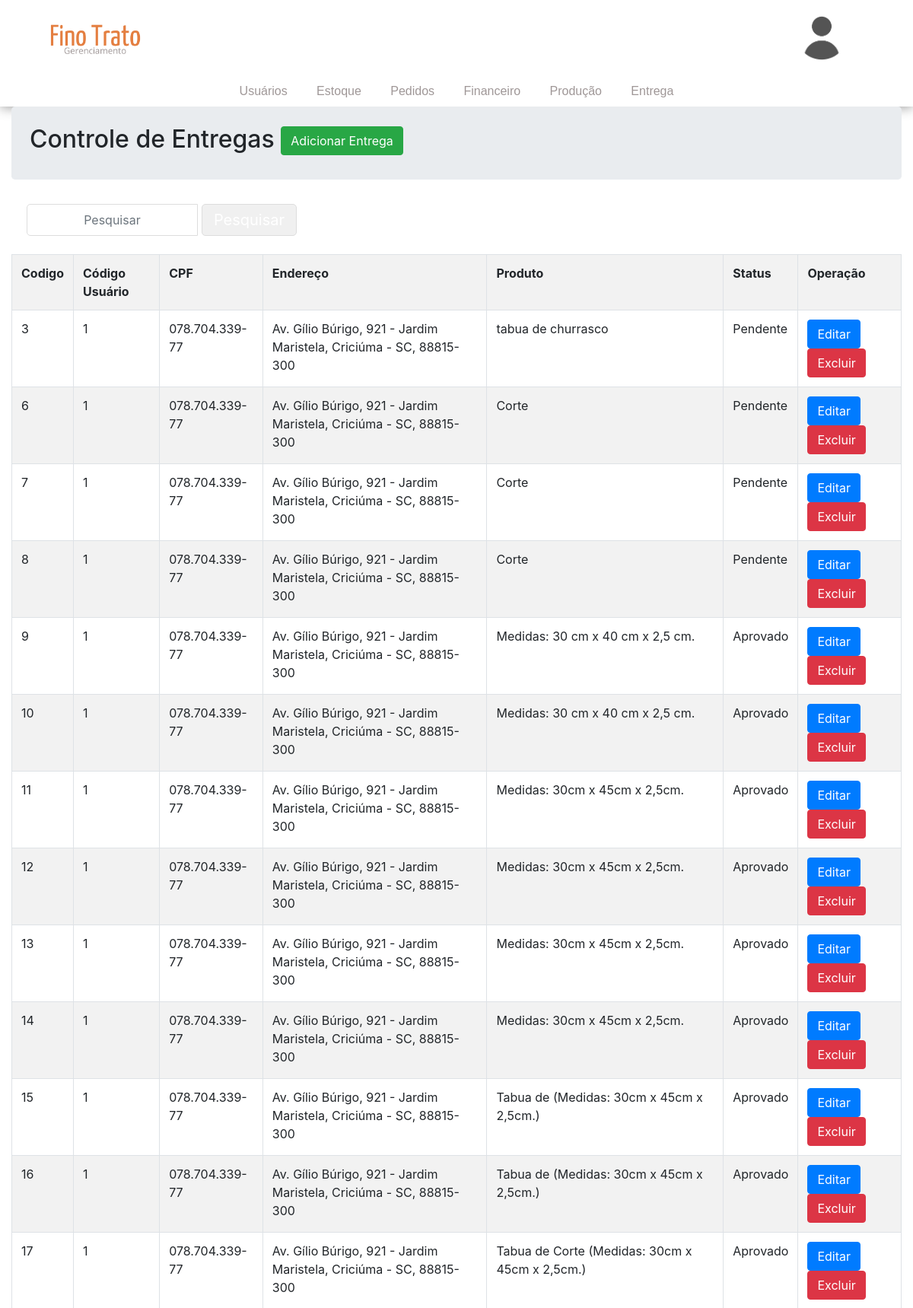
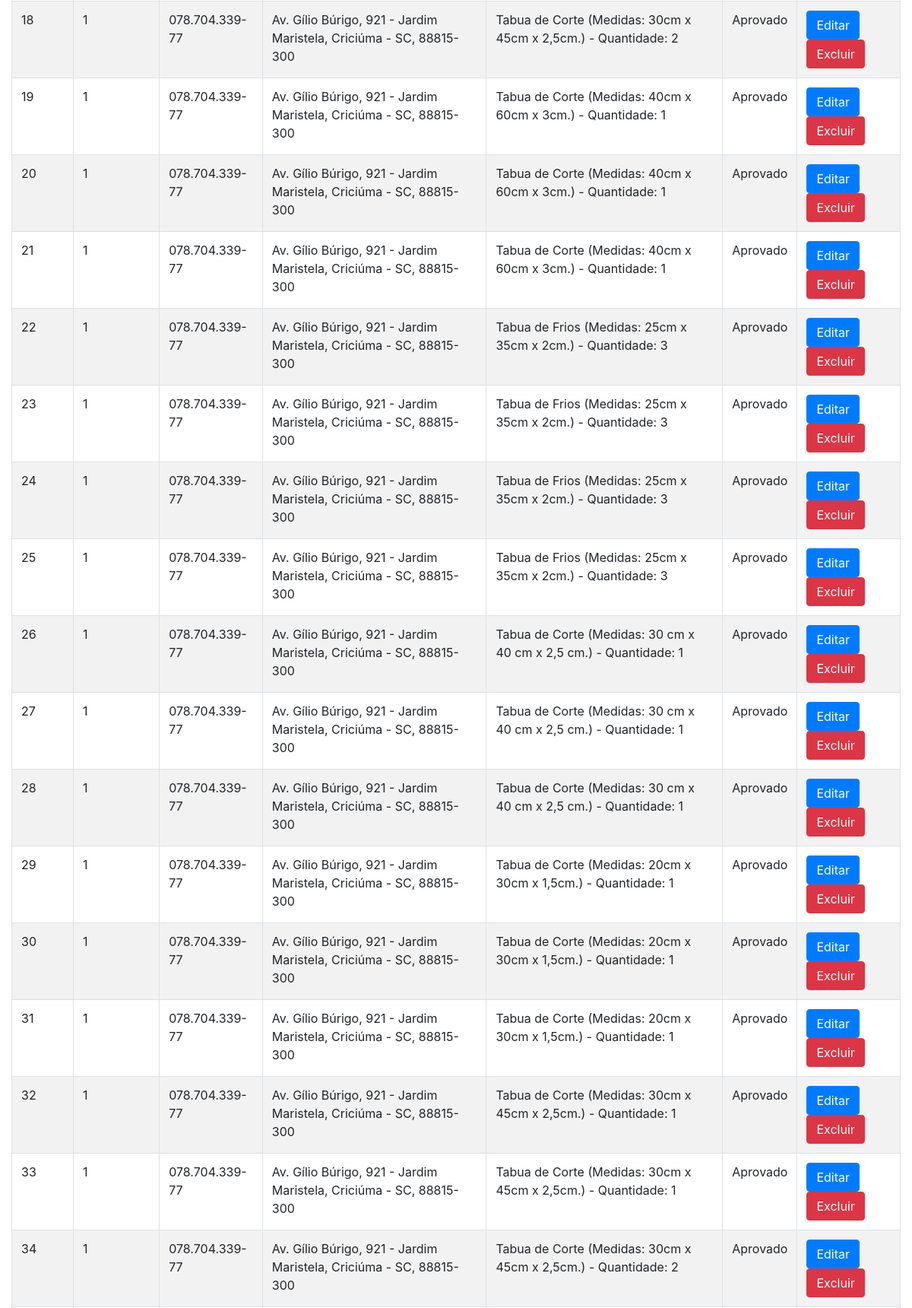
Screenshot of /Fino-Trato/models/entrega.php (signed in, upper part) with the database file from the repository (2 pictures, top to bottom).
### tables this page shows
CREATE TABLE `entrega` (
  `codigo` int(5) NOT NULL,
  `codUsuario` int(5) NOT NULL,
  `cpf` varchar(11) NOT NULL,
  `endereco` varchar(255) NOT NULL,
  `produto` varchar(255) NOT NULL,
  `status` varchar(255) NOT NULL
);

### Fino-Trato/models/entrega.php (the view, shortened to what this page needs)
<?php
$conectar = mysqli_connect('localhost', 'root', '', 'finotrato');
$search = '';
function formatarCPF($cpf)
{
    return preg_replace('/^(\d{3})(\d{3})(\d{3})(\d{2})$/', '$1.$2.$3-$4', $cpf);
}
?>
<!DOCTYPE html>
<html lang="pt-br">
<head>
    <link rel="stylesheet" type="text/css" href="style/style.css">
    <link rel="stylesheet" href="https://maxcdn.bootstrapcdn.com/bootstrap/4.0.0/css/bootstrap.min.css">
</head>
<body>
    <div class="top">
        <div class="topUp">
            <div class="leftTop">
                <div class="logo">
                    <a href="gerencia.php"><img src="img/adm_logo.png" width=150 height=75></a>
                </div>
            </div>
            <div class="middleTop"></div>
            <div class="rightTop">
                <div class="topUserImg">
                    <a href="perfil.php">
                        <img src="<?php echo isset($_SESSION['imagem']) ? $_SESSION['imagem'] : 'img/lightmdUser.png'; ?>" class="rounded-image">
                    </a>
                </div>
            </div>
        </div>
        <div class="topDown">
            <div class="navigation">
                <a href="usuarios.php">Usuários</a>
                <a href="estoque.php">Estoque</a>
                <a href="pedidos.php">Pedidos</a>
                <a href="financeiro.php">Financeiro</a>
                <a href="producao.php">Produção</a>
                <a href="entrega.php">Entrega</a>
            </div>
        </div>
    </div>
    <div class="container-fluid">
        <div class="row g-3">
            <div class="col md-12">
                <div class="jumbotron p-4">
                    <h2>Controle de Entregas <button id="addBtn" type="button" class="btn btn-success" data-toggle="modal" data-target="#myModalCadastrar">Adicionar Entrega</button></h2>
                </div>
                <form method="POST" action="">
                    <div class="input-group mb-4 col-md-4">
                        <input class="form-control" name="search" id="exampleDataList" placeholder="Pesquisar" value="<?php echo htmlspecialchars($search); ?>">
                        <button type="submit" class="btn btn-info">Pesquisar</button>
                    </div>
                </form>
                <table class="table table-hover table-bordered table-striped" bordercolor="gray" class="table table-striped">
                    <tr>
                        <td><b>Codigo</b></td>
                        <td><b>Código Usuário</b></td>
                        <td><b>CPF</b></td>
                        <td><b>Endereço</b></td>
                        <td><b>Produto</b></td>
                        <td><b>Status</b></td>
                        <td><b>Operação</b></td>
                    </tr>
                    <?php
                    $consulta = "SELECT * FROM entrega";
                    $resultado = mysqli_query($conectar, $consulta);
                    while ($dados = mysqli_fetch_array($resultado)) {
                        $cpfFormatado = formatarCPF($dados['cpf']);
                        echo "<tr>";
                        echo "<td>" . $dados['codigo'] . "</td>";
                        echo "<td>" . $dados['codUsuario'] . "</td>";
                        echo "<td>" . $cpfFormatado . "</td>";
                        echo "<td>" . $dados['endereco'] . "</td>";
                        echo "<td>" . $dados['produto'] . "</td>";
                        echo "<td>" . $dados['status'] . "</td>";
                        echo "<td>
                            <button type='button' class='btn btn-primary' data-toggle='modal' data-target='#myModalEditar'
                            onclick=\"fillEditModal('{$dados['codigo']}', '{$dados['codUsuario']}', '{$dados['cpf']}', '{$dados['endereco']}', '{$dados['produto']}', '{$dados['status']}')\">
                            Editar</button>
                            <button type='button' class='btn btn-danger' data-toggle='modal' data-target='#myModalExcluir'
                            onclick=\"fillDeleteModal('{$dados['codigo']}')\">
                            Excluir</button>
                        </td>";
                        echo "</tr>";
                    }
                    ?>
                </table>
            </div>
        </div>
</body>
</html>

### Fino-Trato/models/style/style.css (style rules this page uses)
* { margin: 0; padding: 0; }
body { background-color: #ececec; width: 100%; font-family: Arial, sans-serif; }
.top { width: 100%; justify-content: center; display: flex; flex-direction: column; box-shadow: 0px 1px 15px rgb(153, 153, 153); background-color: rgb(255, 255, 255); }
.topUp { width: 100%; height: 100px; display: flex; text-align: center; justify-content: center; }
.topDown { width: 100%; height: 40px; display: flex; text-align: center; justify-content: center; }
.leftTop { width: 250px; display: flex; text-align: center; justify-content: center; }
.middleTop { flex: 1; display: flex; justify-content: center; align-items: center; }
.rightTop { width: 250px; display: flex; text-align: center; justify-content: center; }
.logo { width: 120px; display: flex; justify-content: center; align-items: center; }
.logo img { max-width: 100%; height: auto; }
.topUserImg { display: flex; justify-content: center; align-items: center; margin-left: 10px; margin-right: 0px; }
.navigation { width: 80%; display: flex; justify-content: center; align-items: center; }
.navigation a { font-size: 16px; display: flex; height: 30px; flex-direction: column; text-decoration: none; transition: background .3s; font-family: Arial; text-align: center; justify-content: center; margin-left: 2%; margin-right: 2%; color: #9f9797; }
.topUserImg a { text-decoration: none; color: #9f9797; }
.leftTop, .middleTop, .rightTop { display: flex; align-items: center; }
.btn-info { background-color: #007bff; border: none; font-size: 16px; padding: 10px 20px; border-radius: 5px; transition: background-color 0.3s ease; }
.input-group { display: flex; align-items: center; justify-content: center; width: 200px; margin: 10px 0; }
.input-group button { background-color: #f0f0f0; border: 1px solid #ddd; font-size: 20px; padding: 5px 15px; cursor: pointer; border-radius: 5px; transition: background-color 0.3s ease; }
.input-group input { width: 60px; text-align: center; border: 1px solid #ddd; font-size: 16px; margin: 0 5px; border-radius: 5px; }

### Fino-Trato/models/entrega.php (style rules this page uses)
.middleTop { width: 500px; }
.rounded-image { border-radius: 50%; width: 60px; height: 60px; }

### rows the page displays
entrega: codigo "3", codUsuario "1", cpf "078.704.339-77", endereco "Av. Gílio Búrigo, 921 - Jardim Maristela, Criciúma - SC, 88815-300", produto "tabua de churrasco", status "Pendente"
entrega: codigo "6", codUsuario "1", cpf "078.704.339-77", endereco "Av. Gílio Búrigo, 921 - Jardim Maristela, Criciúma - SC, 88815-300", produto "Corte", status "Pendente"
entrega: codigo "7", codUsuario "1", cpf "078.704.339-77", endereco "Av. Gílio Búrigo, 921 - Jardim Maristela, Criciúma - SC, 88815-300", produto "Corte", status "Pendente"
entrega: codigo "8", codUsuario "1", cpf "078.704.339-77", endereco "Av. Gílio Búrigo, 921 - Jardim Maristela, Criciúma - SC, 88815-300", produto "Corte", status "Pendente"
entrega: codigo "9", codUsuario "1", cpf "078.704.339-77", endereco "Av. Gílio Búrigo, 921 - Jardim Maristela, Criciúma - SC, 88815-300", produto "Medidas: 30 cm x 40 cm x 2,5 cm.", status "Aprovado"
entrega: codigo "10", codUsuario "1", cpf "078.704.339-77", endereco "Av. Gílio Búrigo, 921 - Jardim Maristela, Criciúma - SC, 88815-300", produto "Medidas: 30 cm x 40 cm x 2,5 cm.", status "Aprovado"
entrega: codigo "11", codUsuario "1", cpf "078.704.339-77", endereco "Av. Gílio Búrigo, 921 - Jardim Maristela, Criciúma - SC, 88815-300", produto "Medidas: 30cm x 45cm x 2,5cm.", status "Aprovado"
entrega: codigo "12", codUsuario "1", cpf "078.704.339-77", endereco "Av. Gílio Búrigo, 921 - Jardim Maristela, Criciúma - SC, 88815-300", produto "Medidas: 30cm x 45cm x 2,5cm.", status "Aprovado"
entrega: codigo "13", codUsuario "1", cpf "078.704.339-77", endereco "Av. Gílio Búrigo, 921 - Jardim Maristela, Criciúma - SC, 88815-300", produto "Medidas: 30cm x 45cm x 2,5cm.", status "Aprovado"
entrega: codigo "14", codUsuario "1", cpf "078.704.339-77", endereco "Av. Gílio Búrigo, 921 - Jardim Maristela, Criciúma - SC, 88815-300", produto "Medidas: 30cm x 45cm x 2,5cm.", status "Aprovado"
entrega: codigo "15", codUsuario "1", cpf "078.704.339-77", endereco "Av. Gílio Búrigo, 921 - Jardim Maristela, Criciúma - SC, 88815-300", produto "Tabua de (Medidas: 30cm x 45cm x 2,5cm.)", status "Aprovado"
entrega: codigo "16", codUsuario "1", cpf "078.704.339-77", endereco "Av. Gílio Búrigo, 921 - Jardim Maristela, Criciúma - SC, 88815-300", produto "Tabua de (Medidas: 30cm x 45cm x 2,5cm.)", status "Aprovado"
entrega: codigo "17", codUsuario "1", cpf "078.704.339-77", endereco "Av. Gílio Búrigo, 921 - Jardim Maristela, Criciúma - SC, 88815-300", produto "Tabua de Corte (Medidas: 30cm x 45cm x 2,5cm.)", status "Aprovado"
entrega: codigo "18", codUsuario "1", cpf "078.704.339-77", endereco "Av. Gílio Búrigo, 921 - Jardim Maristela, Criciúma - SC, 88815-300", produto "Tabua de Corte (Medidas: 30cm x 45cm x 2,5cm.) - Quantidade: 2", status "Aprovado"
entrega: codigo "19", codUsuario "1", cpf "078.704.339-77", endereco "Av. Gílio Búrigo, 921 - Jardim Maristela, Criciúma - SC, 88815-300", produto "Tabua de Corte (Medidas: 40cm x 60cm x 3cm.) - Quantidade: 1", status "Aprovado"
entrega: codigo "20", codUsuario "1", cpf "078.704.339-77", endereco "Av. Gílio Búrigo, 921 - Jardim Maristela, Criciúma - SC, 88815-300", produto "Tabua de Corte (Medidas: 40cm x 60cm x 3cm.) - Quantidade: 1", status "Aprovado"
entrega: codigo "21", codUsuario "1", cpf "078.704.339-77", endereco "Av. Gílio Búrigo, 921 - Jardim Maristela, Criciúma - SC, 88815-300", produto "Tabua de Corte (Medidas: 40cm x 60cm x 3cm.) - Quantidade: 1", status "Aprovado"
entrega: codigo "22", codUsuario "1", cpf "078.704.339-77", endereco "Av. Gílio Búrigo, 921 - Jardim Maristela, Criciúma - SC, 88815-300", produto "Tabua de Frios (Medidas: 25cm x 35cm x 2cm.) - Quantidade: 3", status "Aprovado"
entrega: codigo "23", codUsuario "1", cpf "078.704.339-77", endereco "Av. Gílio Búrigo, 921 - Jardim Maristela, Criciúma - SC, 88815-300", produto "Tabua de Frios (Medidas: 25cm x 35cm x 2cm.) - Quantidade: 3", status "Aprovado"
entrega: codigo "24", codUsuario "1", cpf "078.704.339-77", endereco "Av. Gílio Búrigo, 921 - Jardim Maristela, Criciúma - SC, 88815-300", produto "Tabua de Frios (Medidas: 25cm x 35cm x 2cm.) - Quantidade: 3", status "Aprovado"
entrega: codigo "25", codUsuario "1", cpf "078.704.339-77", endereco "Av. Gílio Búrigo, 921 - Jardim Maristela, Criciúma - SC, 88815-300", produto "Tabua de Frios (Medidas: 25cm x 35cm x 2cm.) - Quantidade: 3", status "Aprovado"
entrega: codigo "26", codUsuario "1", cpf "078.704.339-77", endereco "Av. Gílio Búrigo, 921 - Jardim Maristela, Criciúma - SC, 88815-300", produto "Tabua de Corte (Medidas: 30 cm x 40 cm x 2,5 cm.) - Quantidade: 1", status "Aprovado"
entrega: codigo "27", codUsuario "1", cpf "078.704.339-77", endereco "Av. Gílio Búrigo, 921 - Jardim Maristela, Criciúma - SC, 88815-300", produto "Tabua de Corte (Medidas: 30 cm x 40 cm x 2,5 cm.) - Quantidade: 1", status "Aprovado"
entrega: codigo "28", codUsuario "1", cpf "078.704.339-77", endereco "Av. Gílio Búrigo, 921 - Jardim Maristela, Criciúma - SC, 88815-300", produto "Tabua de Corte (Medidas: 30 cm x 40 cm x 2,5 cm.) - Quantidade: 1", status "Aprovado"
entrega: codigo "29", codUsuario "1", cpf "078.704.339-77", endereco "Av. Gílio Búrigo, 921 - Jardim Maristela, Criciúma - SC, 88815-300", produto "Tabua de Corte (Medidas: 20cm x 30cm x 1,5cm.) - Quantidade: 1", status "Aprovado"
entrega: codigo "30", codUsuario "1", cpf "078.704.339-77", endereco "Av. Gílio Búrigo, 921 - Jardim Maristela, Criciúma - SC, 88815-300", produto "Tabua de Corte (Medidas: 20cm x 30cm x 1,5cm.) - Quantidade: 1", status "Aprovado"
entrega: codigo "31", codUsuario "1", cpf "078.704.339-77", endereco "Av. Gílio Búrigo, 921 - Jardim Maristela, Criciúma - SC, 88815-300", produto "Tabua de Corte (Medidas: 20cm x 30cm x 1,5cm.) - Quantidade: 1", status "Aprovado"
entrega: codigo "32", codUsuario "1", cpf "078.704.339-77", endereco "Av. Gílio Búrigo, 921 - Jardim Maristela, Criciúma - SC, 88815-300", produto "Tabua de Corte (Medidas: 30cm x 45cm x 2,5cm.) - Quantidade: 1", status "Aprovado"
entrega: codigo "33", codUsuario "1", cpf "078.704.339-77", endereco "Av. Gílio Búrigo, 921 - Jardim Maristela, Criciúma - SC, 88815-300", produto "Tabua de Corte (Medidas: 30cm x 45cm x 2,5cm.) - Quantidade: 1", status "Aprovado"
entrega: codigo "34", codUsuario "1", cpf "078.704.339-77", endereco "Av. Gílio Búrigo, 921 - Jardim Maristela, Criciúma - SC, 88815-300", produto "Tabua de Corte (Medidas: 30cm x 45cm x 2,5cm.) - Quantidade: 2", status "Aprovado"
